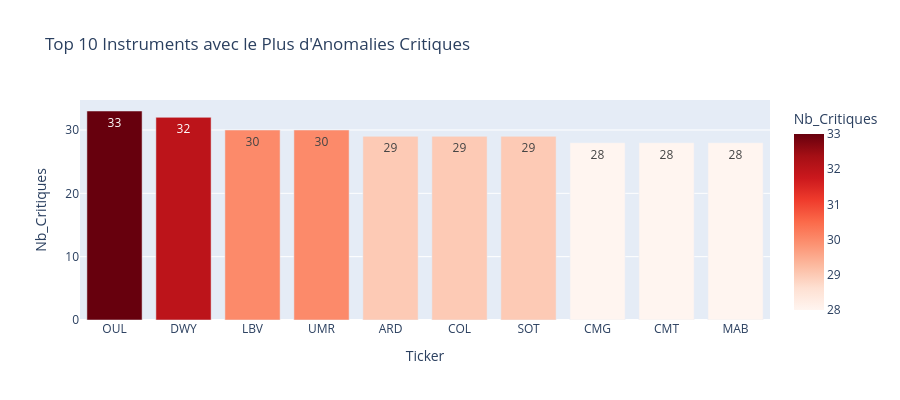

Notebook code for this chart:
### Code cell
# Graphique radar : top 10 instruments les plus surveillés
top10 = (df_instr_anom[df_instr_anom['Severite_Finale'] == CRITIQUE]
         .groupby('Ticker').size().nlargest(10).reset_index(name='Nb_Critiques'))

fig = px.bar(top10, x='Ticker', y='Nb_Critiques',
             title='Top 10 Instruments avec le Plus d\'Anomalies Critiques',
             color='Nb_Critiques', color_continuous_scale='Reds',
             text_auto=True)
fig.update_layout(height=400)
fig.show()

### Figure 1 — Plotly figure (JSON) as saved in the notebook; plotly's stock layout.template omitted (floating-point values rounded to 4 significant figures)
{"data": [{"alignmentgroup": "True", "hovertemplate": "Ticker=%{x}<br>Nb_Critiques=%{marker.color}<extra></extra>", "legendgroup": "", "marker": {"color": [33, 32, 30, 30, 29, 29, 29, 28, 28, 28], "coloraxis": "coloraxis", "pattern": {"shape": ""}}, "name": "", "offsetgroup": "", "orientation": "v", "showlegend": false, "textposition": "auto", "texttemplate": "%{y}", "type": "bar", "x": ["OUL", "DWY", "LBV", "UMR", "ARD", "COL", "SOT", "CMG", "CMT", "MAB"], "xaxis": "x", "y": [33, 32, 30, 30, 29, 29, 29, 28, 28, 28], "yaxis": "y"}], "layout": {"barmode": "relative", "coloraxis": {"colorbar": {"title": {"text": "Nb_Critiques"}}, "colorscale": [[0.0, "rgb(255,245,240)"], [0.125, "rgb(254,224,210)"], [0.25, "rgb(252,187,161)"], [0.375, "rgb(252,146,114)"], [0.5, "rgb(251,106,74)"], [0.625, "rgb(239,59,44)"], [0.75, "rgb(203,24,29)"], [0.875, "rgb(165,15,21)"], [1.0, "rgb(103,0,13)"]]}, "height": 400, "legend": {"tracegroupgap": 0}, "title": {"text": "Top 10 Instruments avec le Plus d'Anomalies Critiques"}, "xaxis": {"anchor": "y", "domain": [0.0, 1.0], "title": {"text": "Ticker"}}, "yaxis": {"anchor": "x", "domain": [0.0, 1.0], "title": {"text": "Nb_Critiques"}}}}
